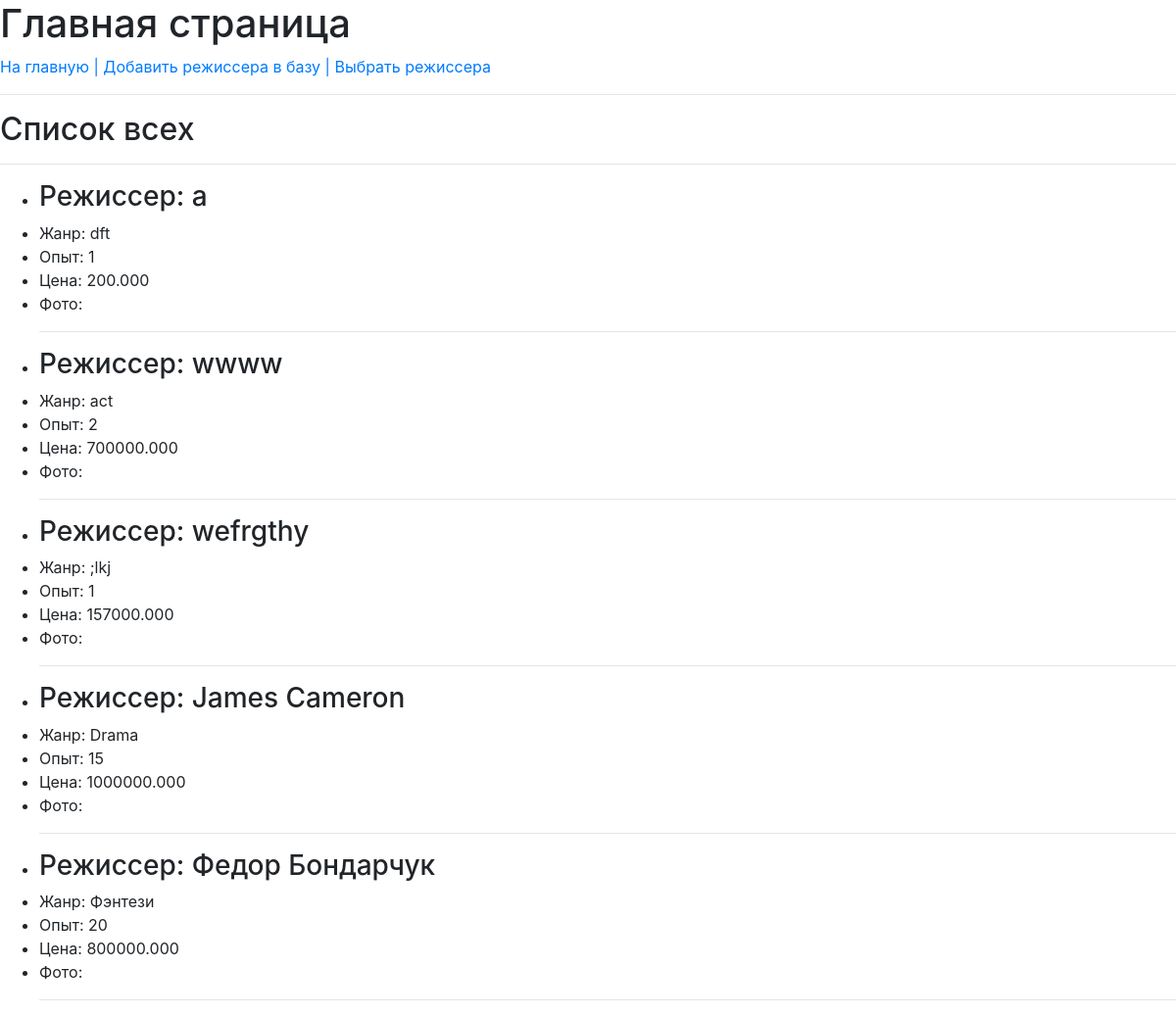
The page / on the database its author committed.
### SelectApp/models.py (models this page shows, shortened)
class DirectorModel(models.Model):
    name = models.CharField(max_length=50, verbose_name='Имя режиссера')
    genre = models.CharField(max_length=50, verbose_name='Жанр')
    experience = models.IntegerField(verbose_name='Опыт, количество лет')
    price = models.DecimalField(max_digits=10, decimal_places=3, verbose_name='Стоимость за смену')
    foto = models.ImageField(upload_to='images/', blank=True, verbose_name='Фото')

### SelectApp/views.py (the view)
# urls.py: path('', main_page.as_view(), name='home'),
class main_page(TemplateView):
    template_name = 'main.html'
    def get(self, request):
        dir_list = DirectorModel.objects.all()
        data = {
            'dir_list': dir_list,
            'info': "Список всех",
            'title': "Главная страница"
        }
        return render(request, self.template_name, context=data)

### templates/main.html (shortened to what this page needs)
<!DOCTYPE html>
<html lang="en">
<head>
    <link rel="stylesheet" href="https://maxcdn.bootstrapcdn.com/bootstrap/4.0.0/css/bootstrap.min.css">
</head>
<body>
    {% block title %}
        <h1>{{title}}</h1>
    {% endblock %}
{% block content %}
        <nav>
            <a href = '/'>На главную |</a>
            <a href = add/>Добавить режиссера в базу | </a>
            <a href = vybor/>Выбрать режиссера</a>
        </nav>
        <hr>
{% endblock %}
{% block info%}
    <h2>{{info}}</h2>
    <hr>
{%endblock%}
{% block directors%}
<ul>
    {% for d in dir_list %}
        <li> <h3>Режиссер: {{d.name}}</h3> </li>
        <li> Жанр: {{d.genre}} </li>
        <li> Опыт: {{d.experience}} </li>
        <li> Цена: {{d.price}} </li>
        <li> Фото: {{d.foto}} </li>
    <hr>
    {% endfor %}
</ul>
{% endblock %}
</body>
</html>

### rows shown on the page
DirectorModel: name "a", genre "dft", experience "1", price "200.000"
DirectorModel: name "wwww", genre "act", experience "2", price "700000.000"
DirectorModel: name "wefrgthy", genre ";lkj", experience "1", price "157000.000"
DirectorModel: name "James Cameron", genre "Drama", experience "15", price "1000000.000"
DirectorModel: name "Федор Бондарчук", genre "Фэнтези", experience "20", price "800000.000"

### other values the page prints
{{ title }} "Главная страница"
{{ info }} "Список всех"
